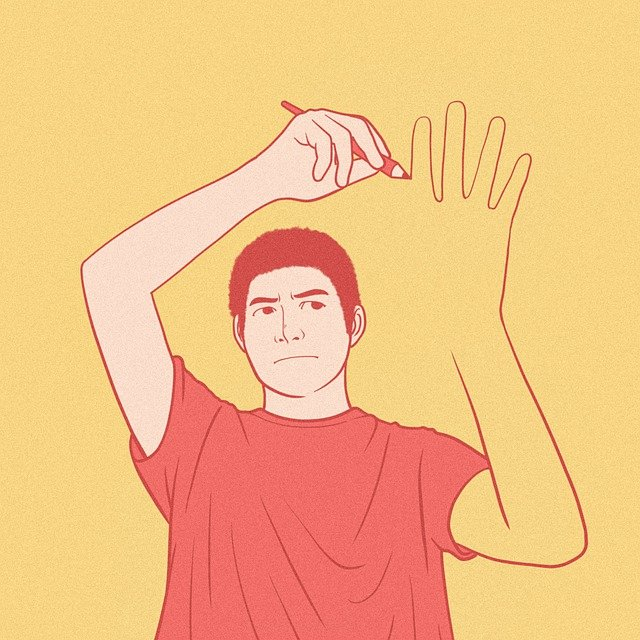
#> input picture py/img1.jpg, 640 x 640 px
$ python py40.py
#> lines starting #> are read from the running program, lines starting #| are printed output that depends on the picture
### py/py37.py
import cv2

# 기능(코드를 저장)
def 이미지띄우기():
    img = cv2.imread("img1.jpg")
#> img is the input picture: shape (640, 640, 3); mean B, G, R 131.5, 190.7, 243.4
    cv2.imshow("title", img)
    cv2.waitKey(0)

def 이미지띄우기2(이미지이름):
#> called with 이미지이름 = 'img2.jpg'
    img = cv2.imread(이미지이름)
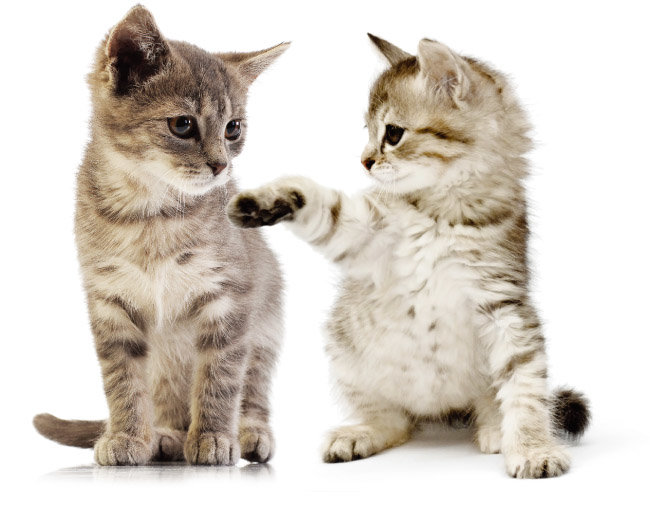
#> input picture py/img2.jpg, 650 x 507 px
#> img is the input picture: shape (507, 650, 3); mean B, G, R 199.7, 208.4, 215.8
    cv2.imshow("title", img)
    cv2.waitKey(0)

def 회색이미지(이미지이름):
#> called with 이미지이름 = 'img1.jpg'
    img = cv2.imread(이미지이름)
    gray = cv2.cvtColor(img, cv2.COLOR_BGR2GRAY)
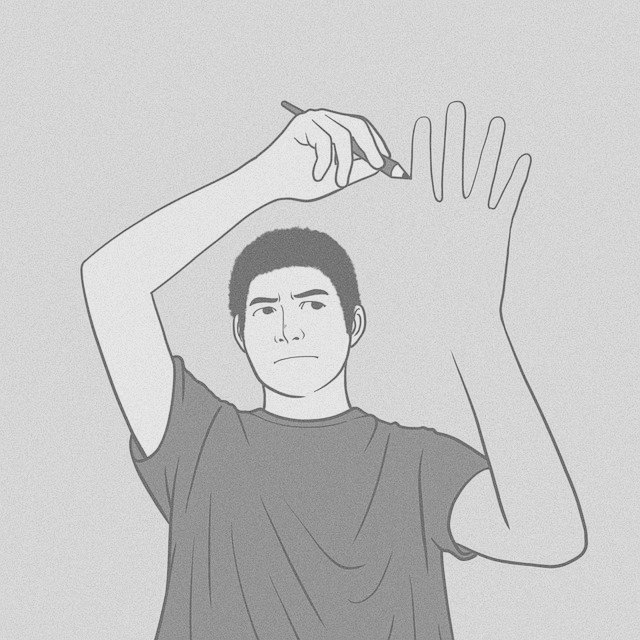
#> gray: shape (640, 640); min 64, max 247, mean 199.7
    cv2.imshow("title", gray)
    cv2.waitKey(0)

# [7 lines of commented-out code are left out]

### py/py40.py
import py37         # py37.py 파일을 복사붙여넣기
import py37 as p    # py37.py 파일을 복사붙여넣기하고 p 라는 키워드로 사용하기
from py37 import 이미지띄우기       # py37.py 파일 중 이미지띄우기 만 가져오기
import random           # random.py 파일을 복사붙여넣기

# py37 안에 있는 이미지띄우기()
py37.이미지띄우기()
py37.이미지띄우기2("img2.jpg")
p.회색이미지("img1.jpg")
이미지띄우기()

# random.py 파일 안에 있는 randint 라는 함수를 사용
print(random.randint(1, 11))
